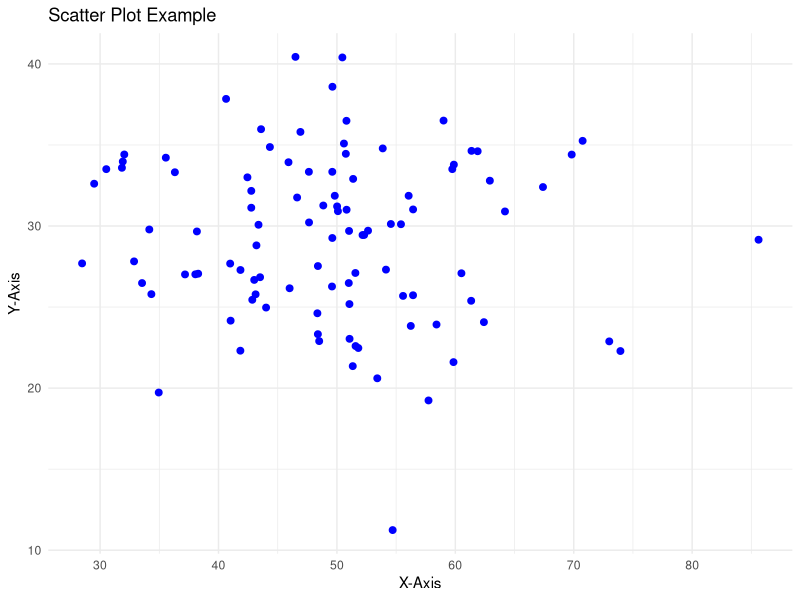

Recreate this plot in R.
# Load the ggplot2 library
library(ggplot2)

# Create example data
data <- data.frame(
  x = rnorm(100, mean = 50, sd = 10),  # Random x values
  y = rnorm(100, mean = 30, sd = 5)    # Random y values
)

# Generate a scatter plot
plot <- ggplot(data, aes(x = x, y = y)) +
  geom_point(color = "blue", size = 2) +  # Scatter points
  labs(title = "Scatter Plot Example", x = "X-Axis", y = "Y-Axis") +
  theme_minimal()

# Save the plot to a file
ggsave("scatter_plot.png", plot, width = 6, height = 4)

# Save the data to a CSV file
write.csv(data, "scatter_data.csv", row.names = FALSE)

data